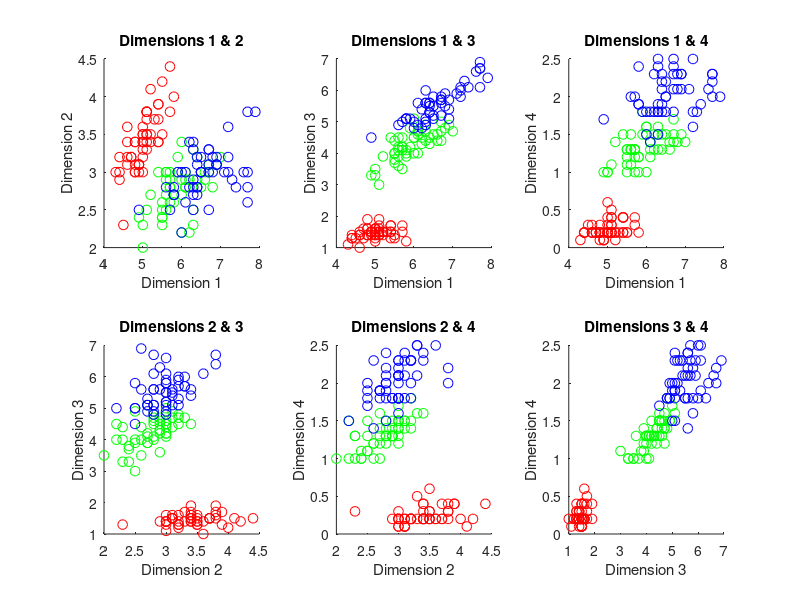
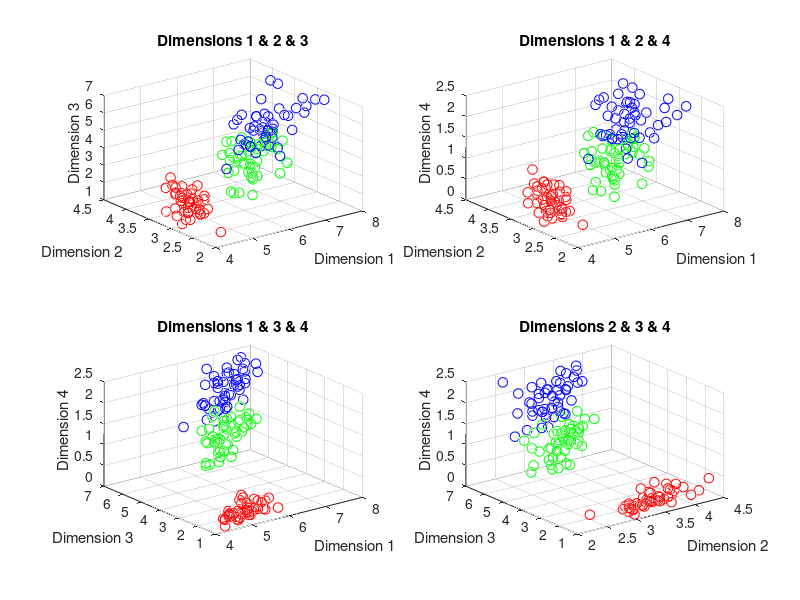
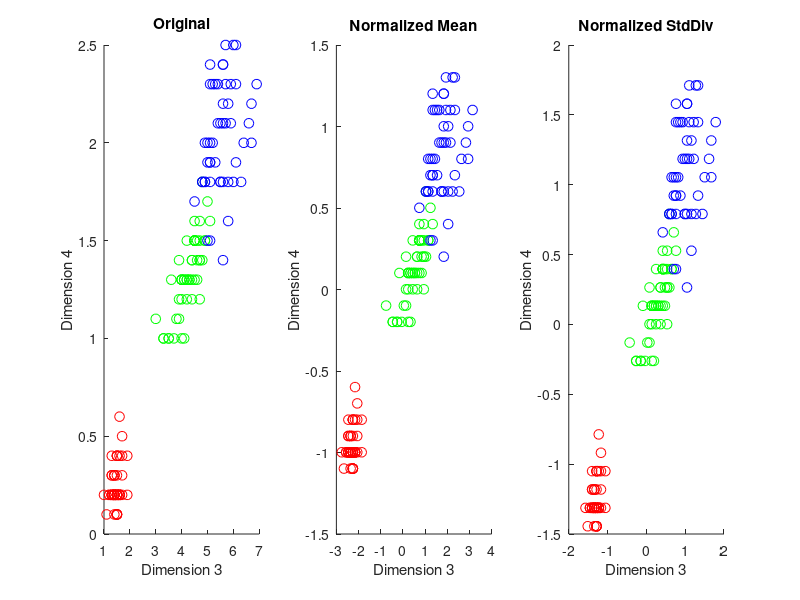

These figures' MATLAB source, in order: (Note: this script raises an error after producing the figures.)
clear;
close all;
load('iris_test_plain.mat');

%% a)
figure('Name', '2D Plots');
plotIdx = 0;
combs2d = combnk(1:size(irisInputs,1),2);
for i = 1:size(combs2d,1)
    plotIdx  = plotIdx + 1;
    subplot(2,3,plotIdx);
    scatter(irisInputs(combs2d(i,1),:), irisInputs(combs2d(i,2),:), 50, irisTargets');
    xlabel(sprintf('Dimension %d', combs2d(i,1)));
    ylabel(sprintf('Dimension %d', combs2d(i,2)));
    title(sprintf('Dimensions %d & %d', combs2d(i,1), combs2d(i,2)));
end

figure('Name', '3D Plots');
plotIdx = 0;
combs3d = combnk(1:size(irisInputs,1),3);
for i = 1:size(combs3d,1)
    plotIdx  = plotIdx + 1;
    subplot(2,2,plotIdx);
    scatter3(irisInputs(combs3d(i,1),:), irisInputs(combs3d(i,2),:), irisInputs(combs3d(i,3),:), 50, irisTargets');
    xlabel(sprintf('Dimension %d', combs3d(i,1)));
    ylabel(sprintf('Dimension %d', combs3d(i,2)));
    zlabel(sprintf('Dimension %d', combs3d(i,3)));
    title(sprintf('Dimensions %d & %d & %d', combs3d(i,1), combs3d(i,2), combs3d(i,3)));
end

%% b)
irisDataNormMean = irisInputs - repmat(mean(irisInputs, 2), 1, size(irisInputs,2));

irisDataNormStdDiv = irisDataNormMean ./ repmat(sqrt(mean(irisDataNormMean.^2, 2)), 1, size(irisInputs,2));

figure('Name', 'Normed (Dimension 3 & 4)');
subplot(1,3,1);
scatter(irisInputs(3,:), irisInputs(4,:), 50, irisTargets');
xlabel('Dimension 3');
ylabel('Dimension 4');
title('Original');
subplot(1,3,2);
scatter(irisDataNormMean(3,:), irisDataNormMean(4,:), 50, irisTargets');
xlabel('Dimension 3');
ylabel('Dimension 4');
title('Normalized Mean');
subplot(1,3,3);
scatter(irisDataNormStdDiv(3,:), irisDataNormStdDiv(4,:), 50, irisTargets');
xlabel('Dimension 3');
ylabel('Dimension 4');
title('Normalized StdDiv');

%% c)
irisDataNonNegative = irisInputs - repmat(min(irisInputs, 2), 1, size(irisInputs,2));
irisDataBetweenZeroAndOne = irisDataNonNegative ./ repmat(max(irisInputs, 2), 1, size(irisInputs,2));
